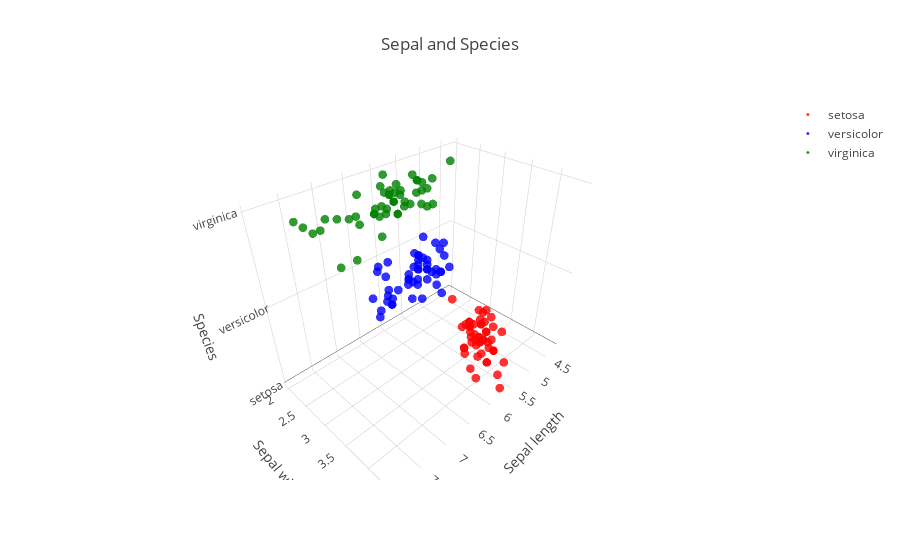

Notebook cell for this chart:
### Markdown cell above
### 3D plots of iris dataset

### Code cell
# Trace for setosa
traceIris1 = go.Scatter3d(
    x=iris[iris["species"]=="setosa"]["sepal_length"],
    y=iris[iris["species"]=="setosa"]["sepal_width"],
    z=iris[iris["species"]=="setosa"]["species"],
    mode='markers',
    opacity=0.8,
    marker=dict(
        size = 3,
        color="red",
    ),
    name = "setosa"
)

# Trace for versicolor
traceIris2 = go.Scatter3d(
    x=iris[iris["species"]=="versicolor"]["sepal_length"],
    y=iris[iris["species"]=="versicolor"]["sepal_width"],
    z=iris[iris["species"]=="versicolor"]["species"],
    mode='markers',
    opacity=0.8,
    marker=dict(
        size = 3,
        color="blue",
    ),
    name = "versicolor"
)

# Trace for virginica
traceIris3 = go.Scatter3d(
    x=iris[iris["species"]=="virginica"]["sepal_length"],
    y=iris[iris["species"]=="virginica"]["sepal_width"],
    z=iris[iris["species"]=="virginica"]["species"],
    mode='markers',
    opacity=0.8,
    marker=dict(
        size = 3,
        color="green",
    ),
    name = "virginica"
)

# Combine the traces
data = [traceIris1, traceIris2, traceIris3]

# Create layout
layout = go.Layout(
    title="Sepal and Species",
    scene=dict(xaxis=dict(title='Sepal length'),
               yaxis=dict(title='Sepal width'),
               zaxis=dict(title='Species'))
)

# Generate figure
fig = go.Figure(data = data, layout=layout)

# Show figure
py.iplot(fig)

### Figure 1 — Plotly figure (JSON) as saved in the notebook; plotly's stock layout.template omitted (floating-point values rounded to 4 significant figures)
{"data": [{"marker": {"color": "red", "size": 3}, "mode": "markers", "name": "setosa", "opacity": 0.8, "type": "scatter3d", "x": [5.1, 4.9, 4.7, 4.6, 5, 5.4, 4.6, 5, 4.4, 4.9, 5.4, 4.8, 4.8, 4.3, 5.8, 5.7, 5.4, 5.1, 5.7, 5.1, 5.4, 5.1, 4.6, 5.1, 4.8, 5, 5, 5.2, 5.2, 4.7, 4.8, 5.4, 5.2, 5.5, 4.9, 5, 5.5, 4.9, 4.4, 5.1, 5, 4.5, 4.4, 5, 5.1, 4.8, 5.1, 4.6, 5.3, 5], "y": [3.5, 3, 3.2, 3.1, 3.6, 3.9, 3.4, 3.4, 2.9, 3.1, 3.7, 3.4, 3, 3, 4, 4.4, 3.9, 3.5, 3.8, 3.8, 3.4, 3.7, 3.6, 3.3, 3.4, 3, 3.4, 3.5, 3.4, 3.2, 3.1, 3.4, 4.1, 4.2, 3.1, 3.2, 3.5, 3.6, 3, 3.4, 3.5, 2.3, 3.2, 3.5, 3.8, 3, 3.8, 3.2, 3.7, 3.3], "z": ["setosa", "setosa", "setosa", "setosa", "setosa", "setosa", "setosa", "setosa", "setosa", "setosa", "setosa", "setosa", "setosa", "setosa", "setosa", "setosa", "setosa", "setosa", "setosa", "setosa", "setosa", "setosa", "setosa", "setosa", "setosa", "setosa", "setosa", "setosa", "setosa", "setosa", "setosa", "setosa", "setosa", "setosa", "setosa", "setosa", "setosa", "setosa", "setosa", "setosa", "setosa", "setosa", "setosa", "setosa", "setosa", "setosa", "setosa", "setosa", "setosa", "setosa"]}, {"marker": {"color": "blue", "size": 3}, "mode": "markers", "name": "versicolor", "opacity": 0.8, "type": "scatter3d", "x": [7, 6.4, 6.9, 5.5, 6.5, 5.7, 6.3, 4.9, 6.6, 5.2, 5, 5.9, 6, 6.1, 5.6, 6.7, 5.6, 5.8, 6.2, 5.6, 5.9, 6.1, 6.3, 6.1, 6.4, 6.6, 6.8, 6.7, 6, 5.7, 5.5, 5.5, 5.8, 6, 5.4, 6, 6.7, 6.3, 5.6, 5.5, 5.5, 6.1, 5.8, 5, 5.6, 5.7, 5.7, 6.2, 5.1, 5.7], "y": [3.2, 3.2, 3.1, 2.3, 2.8, 2.8, 3.3, 2.4, 2.9, 2.7, 2, 3, 2.2, 2.9, 2.9, 3.1, 3, 2.7, 2.2, 2.5, 3.2, 2.8, 2.5, 2.8, 2.9, 3, 2.8, 3, 2.9, 2.6, 2.4, 2.4, 2.7, 2.7, 3, 3.4, 3.1, 2.3, 3, 2.5, 2.6, 3, 2.6, 2.3, 2.7, 3, 2.9, 2.9, 2.5, 2.8], "z": ["versicolor", "versicolor", "versicolor", "versicolor", "versicolor", "versicolor", "versicolor", "versicolor", "versicolor", "versicolor", "versicolor", "versicolor", "versicolor", "versicolor", "versicolor", "versicolor", "versicolor", "versicolor", "versicolor", "versicolor", "versicolor", "versicolor", "versicolor", "versicolor", "versicolor", "versicolor", "versicolor", "versicolor", "versicolor", "versicolor", "versicolor", "versicolor", "versicolor", "versicolor", "versicolor", "versicolor", "versicolor", "versicolor", "versicolor", "versicolor", "versicolor", "versicolor", "versicolor", "versicolor", "versicolor", "versicolor", "versicolor", "versicolor", "versicolor", "versicolor"]}, {"marker": {"color": "green", "size": 3}, "mode": "markers", "name": "virginica", "opacity": 0.8, "type": "scatter3d", "x": [6.3, 5.8, 7.1, 6.3, 6.5, 7.6, 4.9, 7.3, 6.7, 7.2, 6.5, 6.4, 6.8, 5.7, 5.8, 6.4, 6.5, 7.7, 7.7, 6, 6.9, 5.6, 7.7, 6.3, 6.7, 7.2, 6.2, 6.1, 6.4, 7.2, 7.4, 7.9, 6.4, 6.3, 6.1, 7.7, 6.3, 6.4, 6, 6.9, 6.7, 6.9, 5.8, 6.8, 6.7, 6.7, 6.3, 6.5, 6.2, 5.9], "y": [3.3, 2.7, 3, 2.9, 3, 3, 2.5, 2.9, 2.5, 3.6, 3.2, 2.7, 3, 2.5, 2.8, 3.2, 3, 3.8, 2.6, 2.2, 3.2, 2.8, 2.8, 2.7, 3.3, 3.2, 2.8, 3, 2.8, 3, 2.8, 3.8, 2.8, 2.8, 2.6, 3, 3.4, 3.1, 3, 3.1, 3.1, 3.1, 2.7, 3.2, 3.3, 3, 2.5, 3, 3.4, 3], "z": ["virginica", "virginica", "virginica", "virginica", "virginica", "virginica", "virginica", "virginica", "virginica", "virginica", "virginica", "virginica", "virginica", "virginica", "virginica", "virginica", "virginica", "virginica", "virginica", "virginica", "virginica", "virginica", "virginica", "virginica", "virginica", "virginica", "virginica", "virginica", "virginica", "virginica", "virginica", "virginica", "virginica", "virginica", "virginica", "virginica", "virginica", "virginica", "virginica", "virginica", "virginica", "virginica", "virginica", "virginica", "virginica", "virginica", "virginica", "virginica", "virginica", "virginica"]}], "layout": {"scene": {"xaxis": {"title": "Sepal length"}, "yaxis": {"title": "Sepal width"}, "zaxis": {"title": "Species"}}, "title": "Sepal and Species"}}
